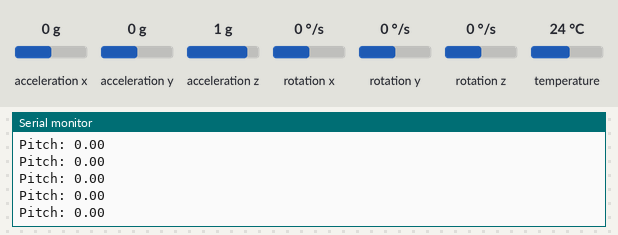
Bench run of a sketch on a simulated ESP8266 (NodeMCU). Shown: the last lines printed to the serial monitor. The test bench sets the inputs (shaded band); at power-on: acceleration x 0 g, acceleration y 0 g, acceleration z 1 g, rotation x 0 °/s, rotation y 0 °/s, rotation z 0 °/s, temperature 24 °C.

Above: at 7.2 s.
7.3 s: acceleration x set to -1.4 g
At 7.34 s:
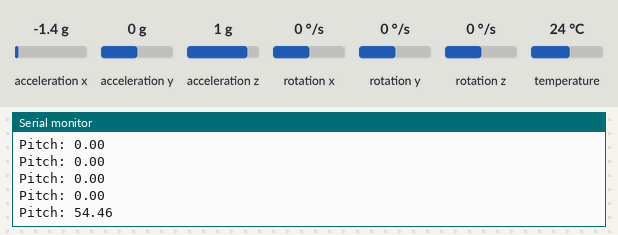
8.8 s: acceleration y set to -1.4 g
At 8.88 s:
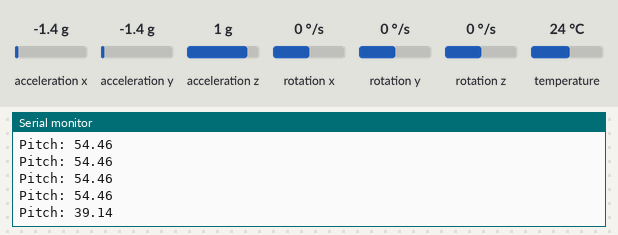
10.3 s: acceleration z set to -1.4 g
At 10.31 s:
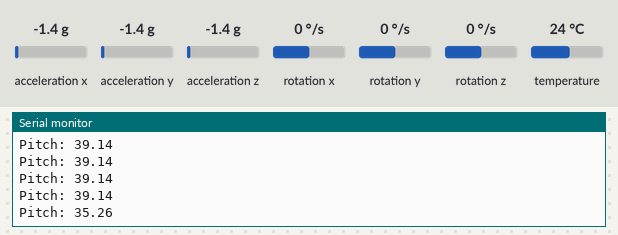
Timing chart, 0 to 13.3 s (numbered marks = the images above; inputs shaded):
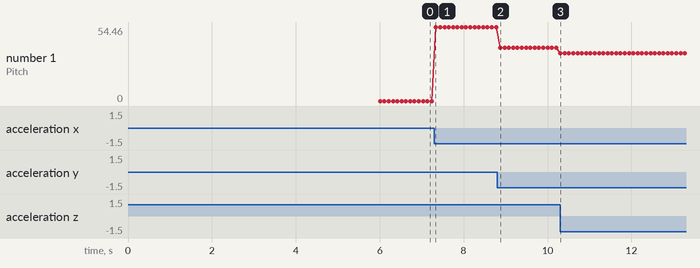

Measured:
- after the input at 7.3 s, the serial monitor: prints a new line at once (image 1)
- after the input at 8.8 s, the serial monitor: prints a new line after 0.07 s (image 2)
- after the input at 10.3 s, the serial monitor: prints a new line at once (image 3)
- plotted number 1: 0 → 54.46 after the input at 7.3 s, 54.46 → 39.14 after the input at 8.8 s, 39.14 → 35.26 after the input at 10.3 s

The sketch:

setpoint_calc.ino
```cpp
/*
 * MPU6050 Setpoint Finder using Adafruit Library (No DMP)
 * SDA -> D7 (GPIO13), SCL -> D6 (GPIO12)
 * ESP8266 with Software I2C
 */

#include <Wire.h>
#include <Adafruit_MPU6050.h>
#include <Adafruit_Sensor.h>

#define MPU_SDA 13  // D2 on NodeMCU (GPIO4)
#define MPU_SCL 12  // D1 on NodeMCU (GPIO5)

Adafruit_MPU6050 mpu;

void setup() {
  Serial.begin(115200);
  delay(6000);
  Serial.println("\nInitializing MPU6050 with Adafruit library...");

  // Use Software I2C
  Wire.begin(MPU_SDA, MPU_SCL);
  Wire.setClock(400000); // Optional, set I2C clock to 400kHz

  // Initialize MPU6050
  if (!mpu.begin()) {
    Serial.println("Failed to find MPU6050 chip");
    while (1) {
      delay(10);
    }
  }

  // Set accelerometer and gyroscope ranges
  mpu.setAccelerometerRange(MPU6050_RANGE_8_G);
  mpu.setGyroRange(MPU6050_RANGE_500_DEG);
  mpu.setFilterBandwidth(MPU6050_BAND_21_HZ);

  Serial.println("MPU6050 ready. Hold the device steady.");
  Serial.println("Observe the 'Pitch' (approximate from accel) value below.\n");
}

void loop() {
  // Get sensor data
  sensors_event_t a, g, temp;
  mpu.getEvent(&a, &g, &temp);

  // Estimate pitch (approx) from accelerometer
  float pitch = atan2(-a.acceleration.x, sqrt(a.acceleration.y * a.acceleration.y + a.acceleration.z * a.acceleration.z)) * 180.0 / PI;

  Serial.print("Pitch: ");
  Serial.println(pitch);

  delay(100);  // Sample rate ~10Hz
}
```
